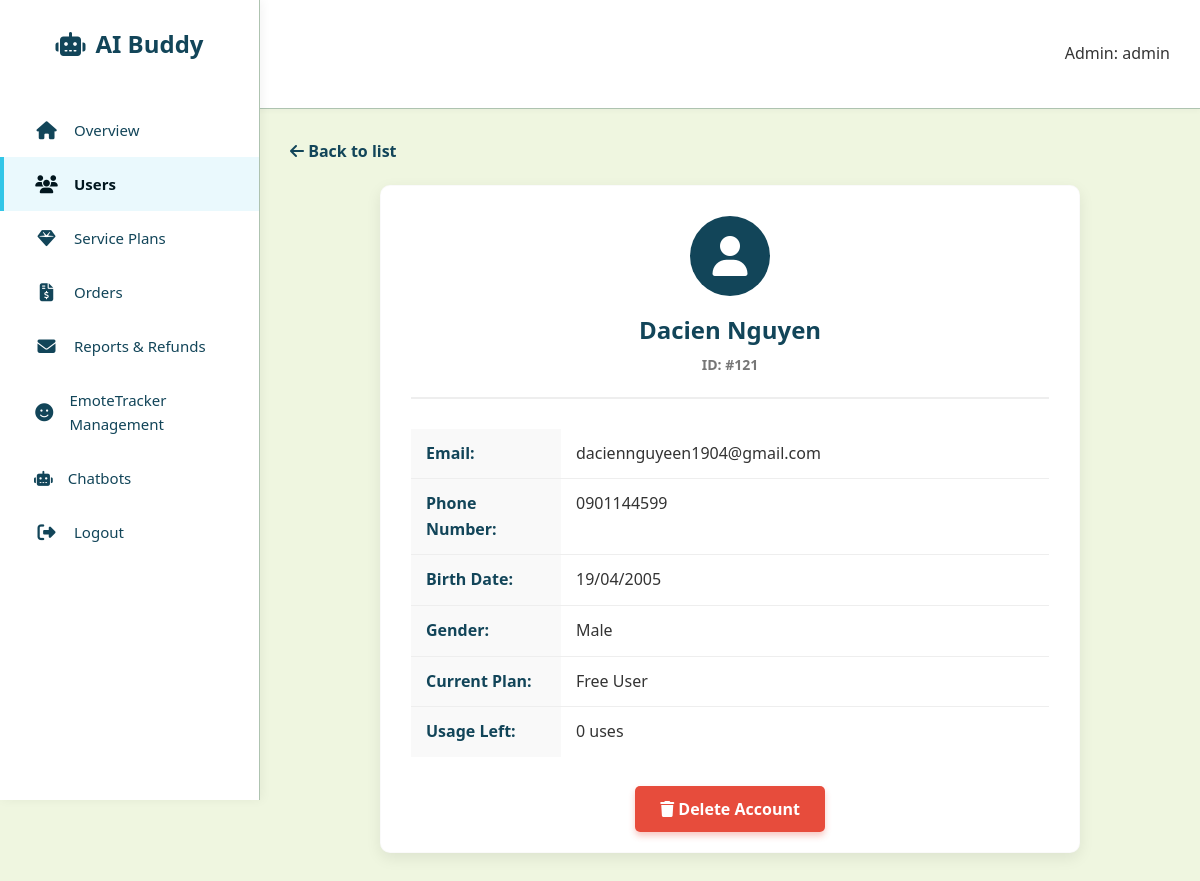
The page /admin_aibuddy/modules/users/views.php?id=121 (signed in) on the database its author committed.
### tables this page shows
CREATE TABLE `users` (
  `UserID` int(11) NOT NULL,
  `UserName` varchar(100) NOT NULL,
  `UserEmail` varchar(100) NOT NULL,
  `UserPassword` varchar(255) NOT NULL,
  `BirthDate` date DEFAULT NULL,
  `PhoneNumber` varchar(20) DEFAULT NULL,
  `Gender` varchar(10) DEFAULT NULL,
  `UsageLeft` int(11) DEFAULT 0 COMMENT 'Số lần sử dụng còn lại',
  `IsTrialActive` tinyint(1) DEFAULT 0 COMMENT 'Đang dùng thử hay không',
  `secret_answer` varchar(255) NOT NULL
);

### admin_aibuddy/modules/users/views.php (the view, shortened to what this page needs)
<?php
require_once __DIR__ . '/../../config/db.php';
$id = intval($_GET['id']);
$sql = "SELECT * FROM Users WHERE UserID = $id";
$result = $conn->query($sql);
$user = $result->fetch_assoc();
?>
<!DOCTYPE html>
<html lang="en">
<head>
    <link rel="stylesheet" href="../../assets/css/style.css">
    <link rel="stylesheet" href="https://cdnjs.cloudflare.com/ajax/libs/font-awesome/6.4.0/css/all.min.css">
</head>
<body>
    <?php include __DIR__ . '/../../includes/sidebar.php'; ?>
    <div class="top-navbar">
        <h2>User Profile</h2>
        <div class="user-profile">Admin: <?php echo isset($_SESSION['user_name']) ? $_SESSION['user_name'] : 'Admin'; ?></div>
    </div>
    <div class="main-content">
        <a href="index.php" style="display: inline-block; margin-bottom: 20px; text-decoration: none; color: var(--primary); font-weight: 600;">
            <i class="fa-solid fa-arrow-left"></i> Back to list
        </a>
        <div class="card-box" style="max-width: 700px; margin: 0 auto;">
            <div style="text-align: center; margin-bottom: 30px; border-bottom: 2px solid #eee; padding-bottom: 20px;">
                <div class="icon-box" style="width: 80px; height: 80px; font-size: 40px; margin: 0 auto 15px auto; background: var(--primary); color: white; border-radius: 50%; display: flex; align-items: center; justify-content: center;">
                    <i class="fa-solid fa-user"></i>
                </div>
                <h2 style="color: var(--primary); margin: 0;"><?php echo htmlspecialchars($user['UserName']); ?></h2>
                <p style="color: #777; margin-top: 5px;">ID: #<?php echo $user['UserID']; ?></p>
            </div>
            <table class="detail-table">
                <tr>
                    <td class="label-col">Email:</td>
                    <td class="value-col"><?php echo htmlspecialchars($user['UserEmail']); ?></td>
                </tr>
                <tr>
                    <td class="label-col">Phone Number:</td>
                    <td class="value-col">
                        <?php echo !empty($user['PhoneNumber']) ? htmlspecialchars($user['PhoneNumber']) : '<span style="color:#aaa;">Not updated</span>'; ?>
                    </td>
                </tr>
               <tr>
                    <td class="label-col">Birth Date:</td>
                    <td class="value-col">
                        <?php
                        if (!empty($user['BirthDate']) && $user['BirthDate'] != '0000-00-00') {
                            $dateObj = date_create($user['BirthDate']);
                            if ($dateObj) {
                                echo date_format($dateObj, 'd/m/Y');
                            } else {
                                echo htmlspecialchars($user['BirthDate']);
                            }
                        } else {
                            echo '<span style="color:#aaa; font-style:italic;">Not updated</span>';
                        }
                        ?>
                    </td>
                </tr>
                <tr>
                    <td class="label-col">Gender:</td>
                    <td class="value-col">
                        <?php
                        $gender = isset($user['Gender']) ? trim($user['Gender']) : '';
                        if ($gender !== '' && $gender !== null) {
                            echo htmlspecialchars($gender);
                        } else {
                            echo '<span style="color:#aaa; font-style:italic;">Not updated</span>';
                        }
                        ?>
                    </td>
                </tr>
                <tr>
                    <td class="label-col">Current Plan:</td>
                    <td class="value-col">
                        <?php
                            if ($user['UsageLeft'] >= 9000) echo "<span style='color:green; font-weight:bold;'>Premium / Unlimited</span>";
                            elseif ($user['IsTrialActive'] == 1) echo "<span style='color:blue;'>Free Trial (Active)</span>";
                            elseif ($user['IsTrialActive'] == 2) echo "<span style='color:red;'>Trial Expired</span>";
                            else echo "Free User";
                        ?>
                    </td>
                </tr>
                <tr>
                    <td class="label-col">Usage Left:</td>
                    <td class="value-col"><?php echo $user['UsageLeft']; ?> uses</td>
                </tr>
            </table>
            <div style="margin-top: 40px; text-align: center;">
                 <a href="index.php?delete_id=<?php echo $user['UserID']; ?>"
                    onclick="return confirm('WARNING: Are you sure you want to permanently delete this account? This action cannot be undone.');"
                    style="background: #e74c3c; color: white; padding: 12px 25px; text-decoration: none; border-radius: 5px; font-weight: bold; box-shadow: 0 4px 6px rgba(231, 76, 60, 0.3);">
                    <i class="fa-solid fa-trash"></i> Delete Account
                 </a>
            </div>
        </div>
    </div>
</body>
</html>

### admin_aibuddy/assets/css/style.css (style rules this page uses)
:root { --primary-dark: #01161e; --primary: #124559; --primary-light: #598392; --accent: #33c6e7; --light: #aec3b0; --background: #eff6e0; --white: #ffffff; --gray: #d9d9d9; --text: #353535; --card-shadow: 0 5px 15px rgba(0, 0, 0, 0.08); --radius: 10px; --sidebar-width: 260px; }
* { box-sizing: border-box; }
body { font-family: 'Segoe UI', Tahoma, Geneva, Verdana, sans-serif; background-color: var(--background); color: var(--text); margin: 0; line-height: 1.6; }
.main-content { margin-left: var(--sidebar-width); padding: 30px; }
.top-navbar { background: var(--white); padding: 15px 30px; display: flex; justify-content: space-between; align-items: center; box-shadow: 0 2px 5px rgba(0,0,0,0.03); border-bottom: 1px solid var(--light); }
.card-box { background-color: var(--white); border-radius: var(--radius); box-shadow: var(--card-shadow); padding: 25px; transition: transform 0.3s ease; height: 100%; border: 1px solid rgba(0,0,0,0.02); }
.icon-box { width: 50px; height: 50px; border-radius: 50%; background-color: rgba(51, 198, 231, 0.2); color: var(--primary); display: flex; align-items: center; justify-content: center; font-size: 22px; margin-bottom: 15px; }
.card-box p { color: var(--primary-light); font-size: 14px; font-weight: 600; margin: 0; text-transform: uppercase; }
h2 { color: var(--primary); }

### admin_aibuddy/modules/users/views.php (style rules this page uses)
.detail-table { width: 100%; border-collapse: collapse; margin-top: 10px; }
.detail-table td { padding: 12px 15px; border-bottom: 1px solid #eee; vertical-align: top; }
.detail-table tr:last-child td { border-bottom: none; }
.label-col { font-weight: 600; color: var(--primary); width: 150px; background: #f9f9f9; }
.value-col { color: #333; }
.card-box { background: white; padding: 30px; border-radius: 10px; box-shadow: 0 5px 15px rgba(0,0,0,0.08); }

### rows shown on the page
users: UserName "Dacien Nguyen", UserID "121", UserEmail "daciennguyeen1904@gmail.com", PhoneNumber "0901144599", BirthDate "19/04/2005", Gender "Male", UsageLeft "0"

### other values the page prints
$_SESSION['user_name'] "admin"
